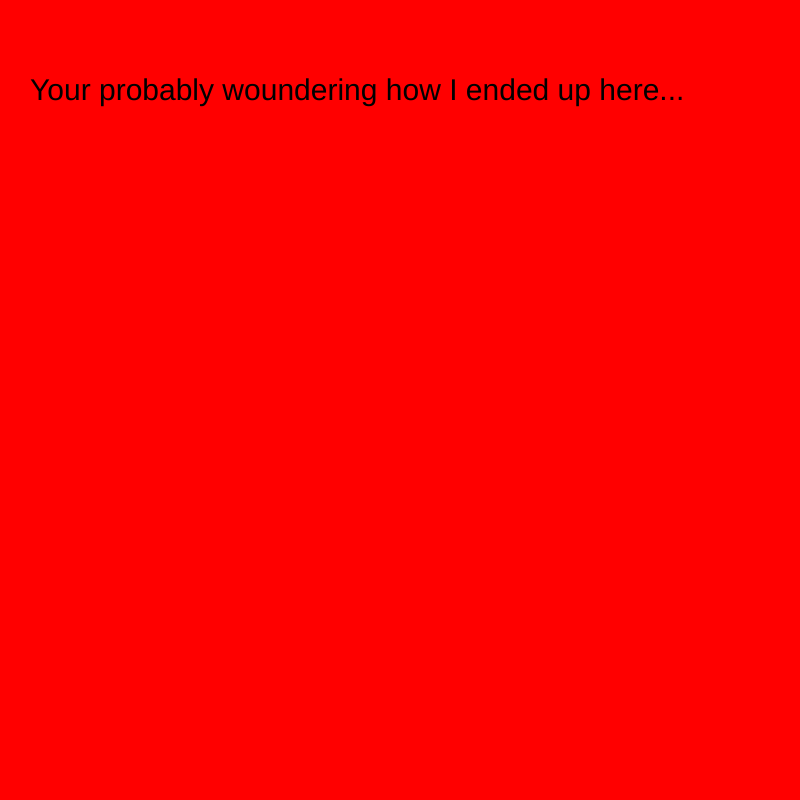
Frame 1 (no input)
Frame 60 (no input): identical to frame 1, image omitted
Frame 120 (the mouse pressed at the canvas centre since frame 60): identical to frame 1, image omitted

The p5.js sketch that drew this single still picture (run headless with seeded random() and noise() and a simulated clock; from frame 60 on, the mouse is pressed at the canvas centre):

// p5.js sketch
// ── sketch.js
var myState = 0;

function setup() {
  // put setup code here
  createCanvas( 800,800);

}

function draw() {
  // put drawing code here
  switch(myState){
    case 0:
    textSize(30);
    background('red');
    text("Your probably woundering how I ended up here..." , 30,100);
    break;

    case 2:
    background('blue');
    text("Yes I am in a garbage can ", 100,100) ;
    break;

    case 3:
    background('orange');
    text("It was a horrble dirt bike accident" , 100,100);
    break;

    case 4:
    background('purple');
    text("Yes thats my friends dad laughing" , 100,100);
    break;

    case 5:
    background('green');
    text("No I was not hurt" , 100,100);
    break;

  }
}

    function mouseReleased() {
      myState = myState + 1;
      if(myState > 4){
        myState = 0;
      }
}
